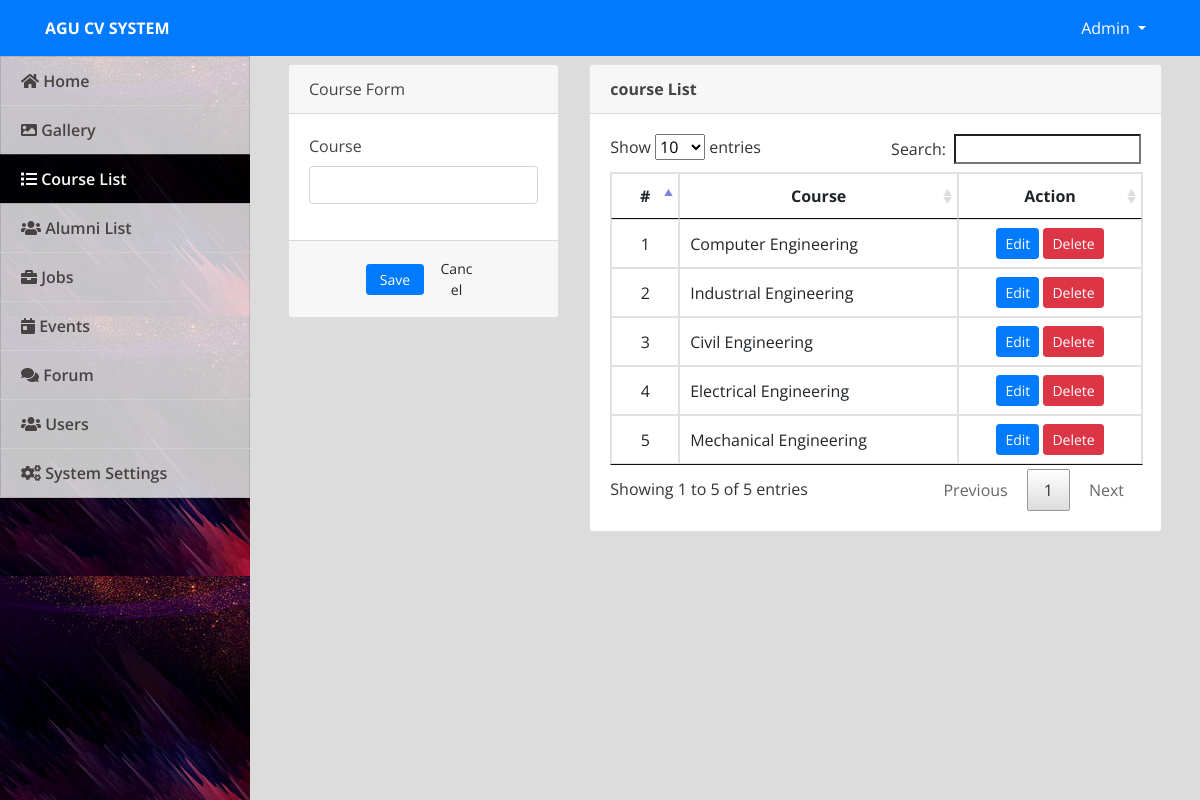
The app's page /admin/index.php?page=courses (signed in) with its own data.
### tables this page shows
CREATE TABLE `courses` (
  `id` int(30) NOT NULL,
  `course` text NOT NULL,
  `about` text NOT NULL
);

### admin/courses.php (the view, shortened to what this page needs)
<?php include('db_connect.php');?>
<div class="container-fluid">
	<div class="col-lg-12">
		<div class="row">
			<div class="col-md-4">
			<form action="" id="manage-course">
				<div class="card">
					<div class="card-header">
						    Course Form
				  	</div>
					<div class="card-body">
							<div class="form-group">
								<label class="control-label">Course</label>
								<input type="text" class="form-control" name="course">
							</div>
					</div>
					<div class="card-footer">
						<div class="row">
							<div class="col-md-12">
								<button class="btn btn-sm btn-primary col-sm-3 offset-md-3"> Save</button>
								<button class="btn btn-sm btn-default col-sm-3" type="button" onclick="$('#manage-course').get(0).reset()"> Cancel</button>
							</div>
						</div>
					</div>
				</div>
			</form>
			</div>
			<div class="col-md-8">
				<div class="card">
					<div class="card-header">
						<b>course List</b>
					</div>
					<div class="card-body">
						<table class="table table-bordered table-hover">
							<thead>
								<tr>
									<th class="text-center">#</th>
									<th class="text-center">Course</th>
									<th class="text-center">Action</th>
								</tr>
							</thead>
							<tbody>
								<?php
								$i = 1;
								$course = $conn->query("SELECT * FROM courses order by id asc");
								while($row=$course->fetch_assoc()):
								?>
								<tr>
									<td class="text-center"><?php echo $i++ ?></td>
									<td class="">
										<?php echo $row['course'] ?>
									</td>
									<td class="text-center">
										<button class="btn btn-sm btn-primary edit_course" type="button" data-id="<?php echo $row['id'] ?>" data-course="<?php echo $row['course'] ?>" >Edit</button>
										<button class="btn btn-sm btn-danger delete_course" type="button" data-id="<?php echo $row['id'] ?>">Delete</button>
									</td>
								</tr>
								<?php endwhile; ?>
							</tbody>
						</table>
					</div>
				</div>
			</div>
		</div>
	</div>
</div>

### admin/index.php (shortened to what this page needs)
<!DOCTYPE html>
<html lang="en">
<head>
<?php
 include('./header.php');
 ?>
</head>
<body>
	<?php include 'topbar.php' ?>
	<?php include 'navbar.php' ?>
  <main id="view-panel" >
      <?php $page = isset($_GET['page']) ? $_GET['page'] :'home'; ?>
  	<?php include $page.'.php' ?>
  </main>
</body>
</html>

### admin/header.php (shortened to what this page needs)
  <link rel="stylesheet" href="assets/font-awesome/css/all.min.css">
<link href="assets/vendor/bootstrap/css/bootstrap.min.css" rel="stylesheet">
<link href="assets/vendor/icofont/icofont.min.css" rel="stylesheet">
<link href="assets/vendor/boxicons/css/boxicons.min.css" rel="stylesheet">
<link href="assets/vendor/venobox/venobox.css" rel="stylesheet">
<link href="assets/vendor/animate.css/animate.min.css" rel="stylesheet">
<link href="assets/vendor/remixicon/remixicon.css" rel="stylesheet">
<link href="assets/vendor/owl.carousel/assets/owl.carousel.min.css" rel="stylesheet">
<link href="assets/vendor/bootstrap-datepicker/css/bootstrap-datepicker.min.css" rel="stylesheet">
<link href="assets/DataTables/datatables.min.css" rel="stylesheet">
<link href="assets/css/jquery.datetimepicker.min.css" rel="stylesheet">
<link href="assets/css/select2.min.css" rel="stylesheet">
<link href="assets/css/style.css" rel="stylesheet">
<link type="text/css" rel="stylesheet" href="assets/css/jquery-te-1.4.0.css">

### admin/topbar.php (shortened to what this page needs)
<nav class="navbar navbar-light fixed-top bg-primary" style="padding:0;min-height: 3.5rem">
  <div class="container-fluid mt-2 mb-2">
  	<div class="col-lg-12">
      <div class="col-md-4 float-left text-white">
        <large><b><?php echo isset($_SESSION['system']['name']) ? $_SESSION['system']['name'] : '' ?></b></large>
      </div>
	  	<div class="float-right">
        <div class=" dropdown mr-4">
            <a href="#" class="text-white dropdown-toggle"  id="account_settings" data-toggle="dropdown" aria-haspopup="true" aria-expanded="false"><?php echo $_SESSION['login_name'] ?> </a>
        </div>
      </div>
  </div>
</nav>

### admin/navbar.php (shortened to what this page needs)
<nav id="sidebar" class='mx-lt-5 bg-dark' >
		<div class="sidebar-list">
				<a href="index.php?page=home" class="nav-item nav-home"><span class='icon-field'><i class="fa fa-home"></i></span> Home</a>
				<a href="index.php?page=gallery" class="nav-item nav-gallery"><span class='icon-field'><i class="fa fa-image"></i></span> Gallery </a>
				<a href="index.php?page=courses" class="nav-item nav-courses"><span class='icon-field'><i class="fa fa-list"></i></span> Course List</a>
				<a href="index.php?page=alumni" class="nav-item nav-alumni"><span class='icon-field'><i class="fa fa-users"></i></span> Alumni List</a>
				<a href="index.php?page=jobs" class="nav-item nav-jobs"><span class='icon-field'><i class="fa fa-briefcase"></i></span> Jobs</a>
				<a href="index.php?page=events" class="nav-item nav-events"><span class='icon-field'><i class="fa fa-calendar-day"></i></span> Events</a>
				<a href="index.php?page=forums" class="nav-item nav-forums"><span class='icon-field'><i class="fa fa-comments"></i></span> Forum</a>
				<?php if($_SESSION['login_type'] == 1): ?>
				<a href="index.php?page=users" class="nav-item nav-users"><span class='icon-field'><i class="fa fa-users"></i></span> Users</a>
				<a href="index.php?page=site_settings" class="nav-item nav-site_settings"><span class='icon-field'><i class="fa fa-cogs"></i></span> System Settings</a>
			<?php endif; ?>
		</div>
</nav>

### admin/assets/css/style.css (style rules this page uses)
body { font-family: "Open Sans", sans-serif; color: #444444; width: 100%; height: calc(100%); }
a { color: #1977cc; }
nav#sidebar { height: calc(100%); position: fixed; z-index: 99; left: 0; width: 250px; background: url(../uploads/art-cover.jpg); background-repeat: no-repeat; background-size: cover; }
a.nav-item { position: relative; display: block; padding: .75rem 1.25rem; margin-bottom: -1px; border: 1px solid rgba(0,0,0,.125); background-color: #ffffffc4; color: #484343; font-weight: 600; }
a.nav-item:hover, .nav-item.active { background-color: #000000ad; color: #fffafa; }
main#view-panel { margin-left: 250px; width:calc(100% - 250px); margin-top: 3.5rem; padding: .5em }

### admin/index.php (style rules this page uses)
body { background: #80808045; }

### admin/courses.php (style rules this page uses)
td { vertical-align: middle !important; }

### records on screen
courses: course "Computer Engineering"
courses: course "Industrıal Engineering"
courses: course "Civil Engineering"
courses: course "Electrical Engineering"
courses: course "Mechanical Engineering"

### other values on screen
$_SESSION['system']['name'] "AGU CV SYSTEM"
$_SESSION['login_name'] "Admin"
